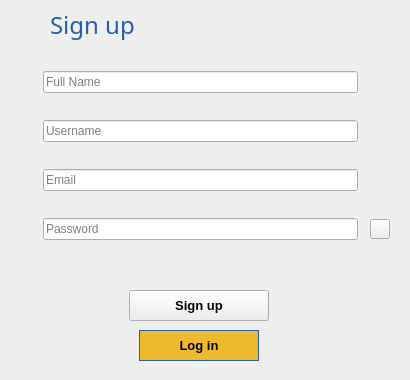
                      <widget class="QWidget" name="signinPage">
                       <widget class="QWidget" name="widget_5" native="true">
                        <property name="geometry">
                         <rect>
                          <x>-1</x>
                          <y>-10</y>
                          <width>401</width>
                          <height>371</height>
                         </rect>
                        </property>
                        <property name="minimumSize">
                         <size>
                          <width>0</width>
                          <height>0</height>
                         </size>
                        </property>
                        <widget class="QLabel" name="loginLabel_2">
                         <property name="geometry">
                          <rect>
                           <x>30</x>
                           <y>10</y>
                           <width>121</width>
                           <height>50</height>
                          </rect>
                         </property>
                         <property name="minimumSize">
                          <size>
                           <width>0</width>
                           <height>0</height>
                          </size>
                         </property>
                         <property name="maximumSize">
                          <size>
                           <width>16777215</width>
                           <height>50</height>
                          </size>
                         </property>
                         <property name="font">
                          <font>
                           <family>Arial Rounded MT Bold</family>
                           <pointsize>18</pointsize>
                           <weight>50</weight>
                           <italic>false</italic>
                           <bold>false</bold>
                           <strikeout>false</strikeout>
                          </font>
                         </property>
                         <property name="styleSheet">
                          <string notr="true">color:#265fa9;
padding-left: 15px;</string>
                         </property>
                         <property name="text">
                          <string>Sign up</string>
                         </property>
                         <property name="margin">
                          <number>0</number>
                         </property>
                        </widget>
                        <widget class="QPushButton" name="goToLoginBtn">
                         <property name="geometry">
                          <rect>
                           <x>140</x>
                           <y>340</y>
                           <width>120</width>
                           <height>31</height>
                          </rect>
                         </property>
                         <property name="maximumSize">
                          <size>
                           <width>120</width>
                           <height>16777215</height>
                          </size>
                         </property>
                         <property name="font">
                          <font>
                           <pointsize>10</pointsize>
                           <weight>75</weight>
                           <bold>true</bold>
                          </font>
                         </property>
                         <property name="cursor">
                          <cursorShape>PointingHandCursor</cursorShape>
                         </property>
                         <property name="styleSheet">
                          <string notr="true">*{
background-color: #EFBA2E;
border: 1px solid #265fa9;
}</string>
                         </property>
                         <property name="text">
                          <string>Log in</string>
                         </property>
                        </widget>
                        <widget class="QPushButton" name="signupBtn">
                         <property name="geometry">
                          <rect>
                           <x>130</x>
                           <y>300</y>
                           <width>140</width>
                           <height>31</height>
                          </rect>
                         </property>
                         <property name="minimumSize">
                          <size>
                           <width>140</width>
                           <height>0</height>
                          </size>
                         </property>
                         <property name="maximumSize">
                          <size>
                           <width>140</width>
                           <height>16777215</height>
                          </size>
                         </property>
                         <property name="font">
                          <font>
                           <pointsize>10</pointsize>
                           <weight>75</weight>
                           <bold>true</bold>
                          </font>
                         </property>
                         <property name="cursor">
                          <cursorShape>PointingHandCursor</cursorShape>
                         </property>
                         <property name="styleSheet">
                          <string notr="true" />
                         </property>
                         <property name="text">
                          <string>Sign up</string>
                         </property>
                        </widget>
                        <widget class="QWidget" name="gridLayoutWidget_4">
                         <property name="geometry">
                          <rect>
                           <x>20</x>
                           <y>60</y>
                           <width>371</width>
                           <height>211</height>
                          </rect>
                         </property>
                         <layout class="QGridLayout" name="gridLayout_4">
                          <property name="horizontalSpacing">
                           <number>12</number>
                          </property>
                          <item row="3" column="1">
                           <widget class="QLineEdit" name="signPassword">
                            <property name="echoMode">
                             <enum>QLineEdit::Password</enum>
                            </property>
                            <property name="placeholderText">
                             <string>Password</string>
                            </property>
                           </widget>
                          </item>
                          <item row="1" column="0">
                           <widget class="QLabel" name="label_5">
                            <property name="minimumSize">
                             <size>
                              <width>12</width>
                              <height>12</height>
                             </size>
                            </property>
                            <property name="maximumSize">
                             <size>
                              <width>12</width>
                              <height>12</height>
                             </size>
                            </property>
                            <property name="text">
                             <string />
                            </property>
                            <property name="pixmap">
                             <pixmap resource="../Qss/icons/_icons.qrc">:/font_awesome_solid/icons/font_awesome/solid/circle-user.png</pixmap>
                            </property>
                            <property name="scaledContents">
                             <bool>true</bool>
                            </property>
                           </widget>
                          </item>
                          <item row="3" column="0">
                           <widget class="QLabel" name="label_6">
                            <property name="minimumSize">
                             <size>
                              <width>12</width>
                              <height>12</height>
                             </size>
                            </property>
                            <property name="maximumSize">
                             <size>
                              <width>12</width>
                              <height>12</height>
                             </size>
                            </property>
                            <property name="text">
                             <string />
                            </property>
                            <property name="pixmap">
                             <pixmap>../../Eurogate/Qss/icons/Icons/font_awesome/solid/lock.png</pixmap>
                            </property>
                            <property name="scaledContents">
                             <bool>true</bool>
                            </property>
                           </widget>
                          </item>
                          <item row="0" column="1">
                           <widget class="QLineEdit" name="fullName">
                            <property name="placeholderText">
                             <string>Full Name</string>
                            </property>
                           </widget>
                          </item>
                          <item row="1" column="1">
                           <widget class="QLineEdit" name="signUsername">
                            <property name="placeholderText">
                             <string>Username</string>
                            </property>
                           </widget>
                          </item>
                          <item row="2" column="1">
                           <widget class="QLineEdit" name="email">
                            <property name="placeholderText">
                             <string>Email</string>
                            </property>
                           </widget>
                          </item>
                          <item row="2" column="0">
                           <widget class="QLabel" name="label_7">
                            <property name="minimumSize">
                             <size>
                              <width>12</width>
                              <height>12</height>
                             </size>
                            </property>
                            <property name="maximumSize">
                             <size>
                              <width>12</width>
                              <height>12</height>
                             </size>
                            </property>
                            <property name="text">
                             <string />
                            </property>
                            <property name="pixmap">
                             <pixmap>../../Eurogate/Qss/icons/Icons/font_awesome/solid/envelope.png</pixmap>
                            </property>
                            <property name="scaledContents">
                             <bool>true</bool>
                            </property>
                           </widget>
                          </item>
                          <item row="3" column="2">
                           <widget class="QPushButton" name="eyeBtn_5">
                            <property name="minimumSize">
                             <size>
                              <width>20</width>
                              <height>20</height>
                             </size>
                            </property>
                            <property name="maximumSize">
                             <size>
                              <width>20</width>
                              <height>20</height>
                             </size>
                            </property>
                            <property name="text">
                             <string />
                            </property>
                            <property name="icon">
                             <iconset resource="../Qss/icons/_icons.qrc">
                              <normaloff>:/feather/icons/feather/eye.png</normaloff>:/feather/icons/feather/eye.png</iconset>
                            </property>
                           </widget>
                          </item>
                          <item row="0" column="0">
                           <widget class="QLabel" name="label_11">
                            <property name="minimumSize">
                             <size>
                              <width>12</width>
                              <height>12</height>
                             </size>
                            </property>
                            <property name="maximumSize">
                             <size>
                              <width>12</width>
                              <height>12</height>
                             </size>
                            </property>
                            <property name="text">
                             <string />
                            </property>
                            <property name="pixmap">
                             <pixmap>../../Eurogate/Qss/icons/Icons/font_awesome/solid/user.png</pixmap>
                            </property>
                            <property name="scaledContents">
                             <bool>true</bool>
                            </property>
                           </widget>
                          </item>
                         </layout>
                        </widget>
                        <widget class="QLabel" name="errorMessage_2">
                         <property name="geometry">
                          <rect>
                           <x>40</x>
                           <y>270</y>
                           <width>311</width>
                           <height>21</height>
                          </rect>
                         </property>
                         <property name="font">
                          <font>
                           <family>Segoe UI Variable Display</family>
                           <pointsize>9</pointsize>
                          </font>
                         </property>
                         <property name="styleSheet">
                          <string notr="true">color: #ff0000;</string>
                         </property>
                         <property name="text">
                          <string />
                         </property>
                        </widget>
                       </widget>
                      </widget>
